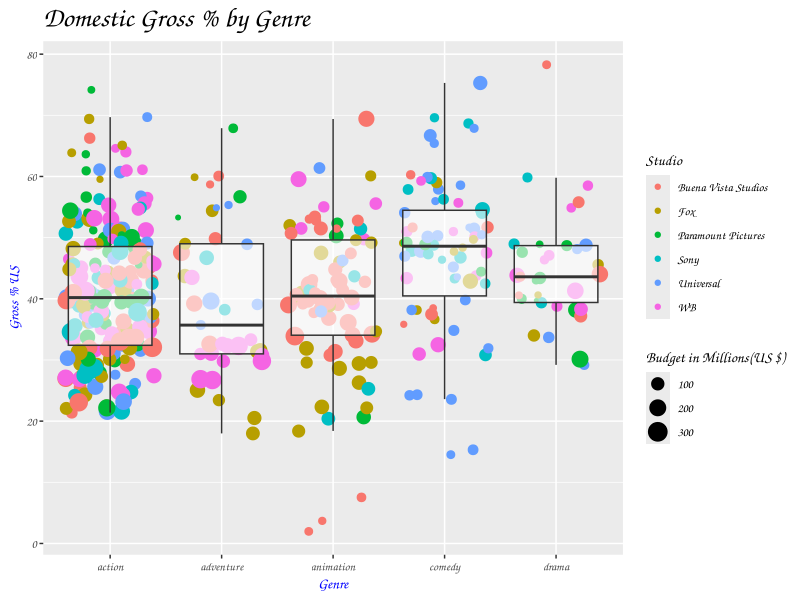

R code for this plot:
#Start of the Script

#Loading required packages

library(ggplot2)

#Loading the data

movie.hw <- read.csv("Section6-Homework-Data.csv")

#Exploring the Data

head(movie.hw)

tail(movie.hw)

str(movie.hw)

colnames(movie.hw)

summary(movie.hw)

levels(movie.hw$Genre)

levels(movie.hw$Studio)

#Making the data for visualization

#Filter for Genre
filter1 <- (movie.hw$Genre == "action") | (movie.hw$Genre == "adventure") |
  (movie.hw$Genre == "animation") | (movie.hw$Genre == "comedy") |
  (movie.hw$Genre == "drama")

#Filter for Studio
filter2 <- (movie.hw$Studio == "Buena Vista Studios") | (movie.hw$Studio == "WB") |
  (movie.hw$Studio == "Fox") | (movie.hw$Studio == "Universal") | (movie.hw$Studio=="Sony")|
  (movie.hw$Studio == "Paramount Pictures")

#New DataFrame
movie.hw2 <- movie.hw[filter1 & filter2,]

head(movie.hw2)

#Visualizing the Data

d <- ggplot(data=movie.hw2,aes(x=Genre,y=Gross...US))

f <- d +geom_jitter(aes(size= Budget...mill.,color=Studio)) + 
  geom_boxplot(alpha=0.6, outlier.colour = NA)

final <- f + xlab("Genre") +
             ylab("Gross % US") +
             ggtitle("Domestic Gross % by Genre") +
             theme(text = element_text(family = "Comic Sans MS"),
             axis.title = element_text(color = "Blue"),
             plot.title = element_text(size = 20))

final$labels$size = "Budget in Millions(US $)"

final

##Conclusion
# 
# * Comedy has the highest Gross % in US and Adventure the least
# * Drama has the least variation
# * Most movies made are Action

####Reference

# Please note that the above datasets, and research question has been 
# obtained from https://www.superdatascience.com/
# obtained while pursuing a course by Kirill Eremenko
